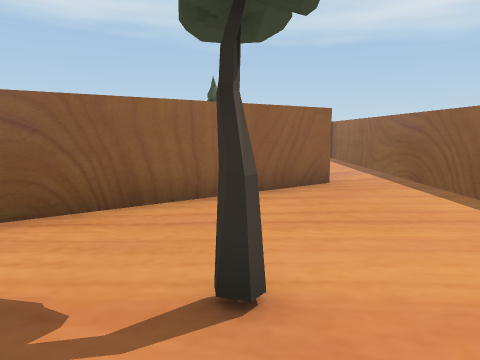
[1] (above)

16 first-person views from a walk through a scene from a Unity 3-D project. The camera is 1.2 m above the floor, tilts 8° down and sees 70° across. The floor is counted in squares, 1 m on a side. Each view is taken from the middle of a square. On the plan, view 1 faces up. The plan holds only what a view shows up to about 14 squares ahead; the rest is blank. Some animated figures are left out.

[2]
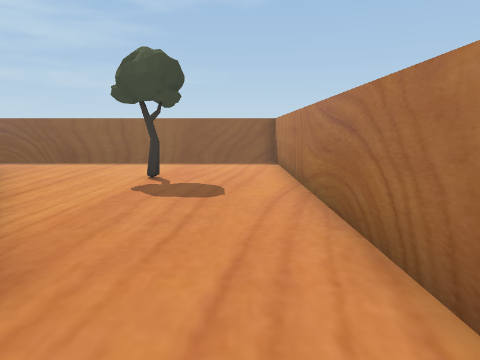

[3]
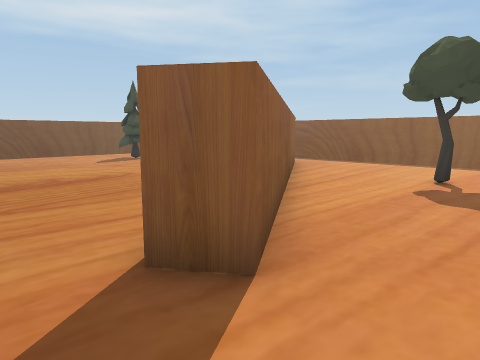

[4]
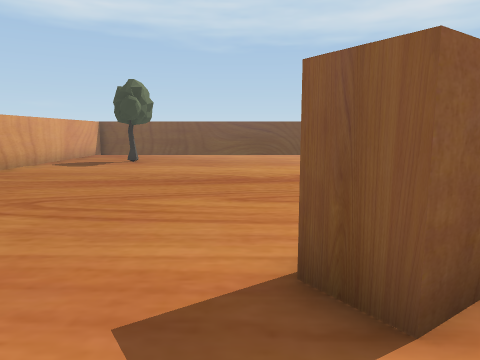

[5]
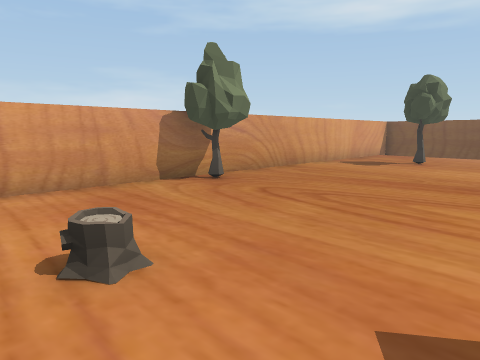

[6]
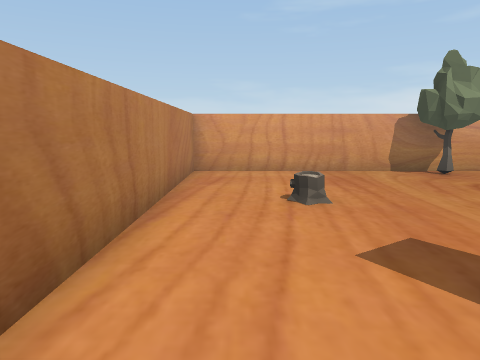

[7]
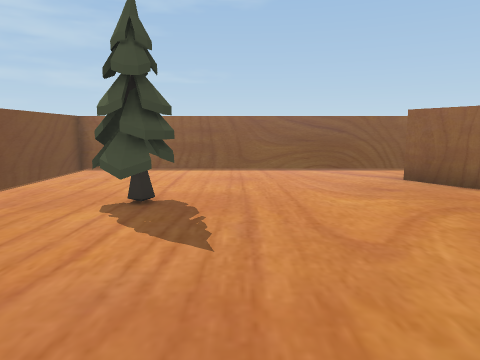

[8]
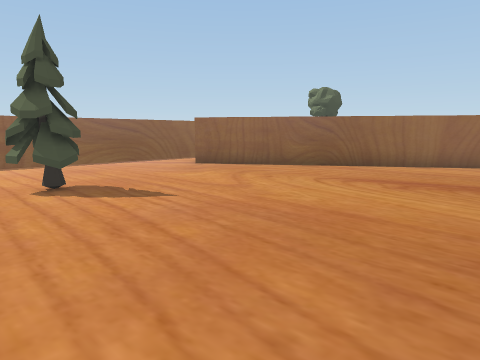

[9]
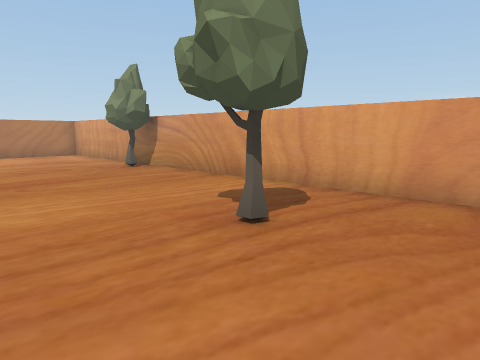

[10]
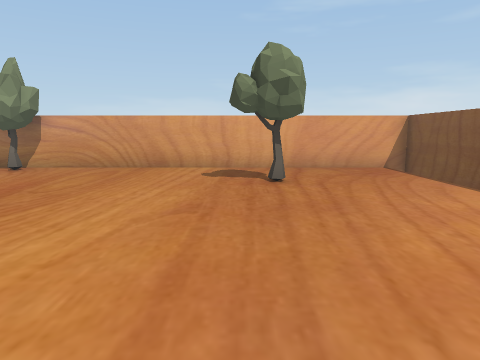

[11]
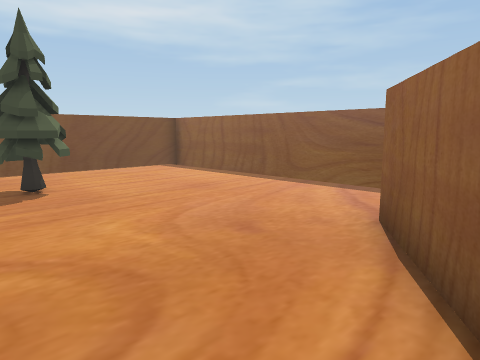

[12]
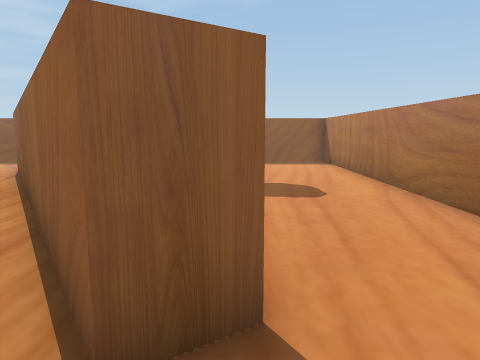

[13]
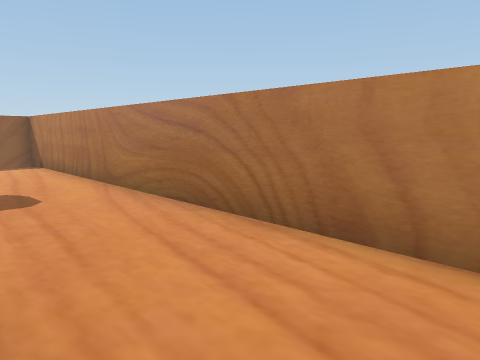

[14]
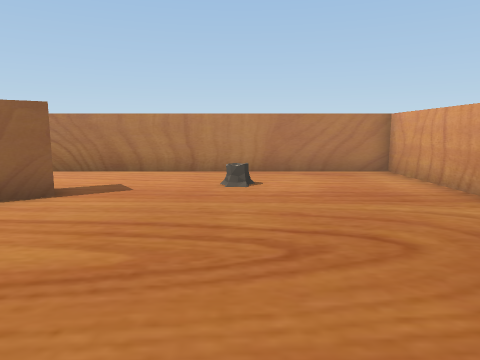

[15]
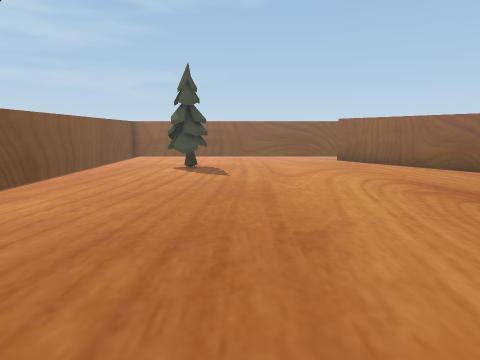

[16]
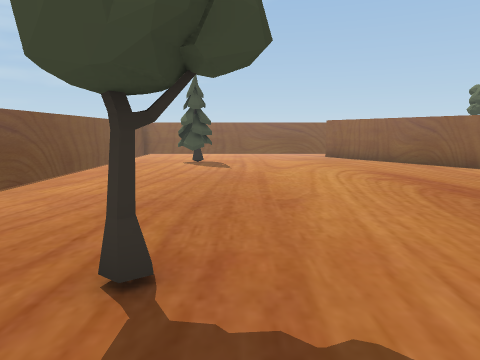

### Floor plan
Points are (right, up) in squares from view 1. A wall is a line through its corners. A room is listed if a view was taken in it or the views show most of it. See-through windows are left out.
Room 1 (views 1, 2, 3, 4, 5, 6, 7, 8, 9, 10, 11, 12, 13, 14, 15, 16)
walls: (2.2, 8.1) (-7, 1.9) (-7.5, 2.7) (1.6, 8.9); (-15.5, 18.5) (-15.5, -1.4) (5, -1.4) (5, 18.5)
objects: tree (-15, 5) to (-14, 6); tree (-13, 13) to (-12, 14); tree (-2, 14) to (-1, 15); tree (0, 2)

Positions as (right, up) in squares from view 1, and headings:
1: (0, 0), facing up
2: (-9, 0), facing right
3: (-9, 0), facing up-right
4: (-8, 0), facing up
5: (-8, 0), facing up-left
6: (-5, 0), facing left
7: (-7, 13), facing right
8: (-9, 17), facing down-right
9: (-9, 17), facing down-left
10: (-4, 13), facing left
11: (-3, 7), facing up-right
12: (-9, 2), facing right
13: (-9, 2), facing down-right
14: (-11, 9), facing down
15: (-13, 13), facing right
16: (-15, 13), facing right
